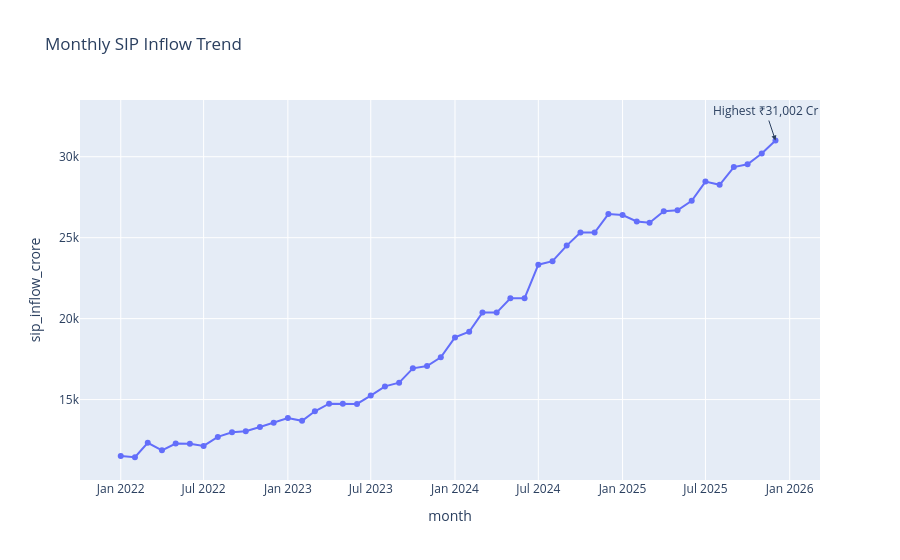

Notebook code cell kept with this figure:
### Code cell
sip["month"] = pd.to_datetime(sip["month"])

fig = px.line(
    sip,
    x="month",
    y="sip_inflow_crore",
    markers=True,
    title="Monthly SIP Inflow Trend"
)

highest = sip.loc[sip["sip_inflow_crore"].idxmax()]

fig.add_annotation(
    x=highest["month"],
    y=highest["sip_inflow_crore"],
    text=f"Highest ₹{highest['sip_inflow_crore']:,} Cr",
    showarrow=True,
    arrowhead=2
)

fig.show()

fig.write_html("../reports/charts/sip_trend.html")
